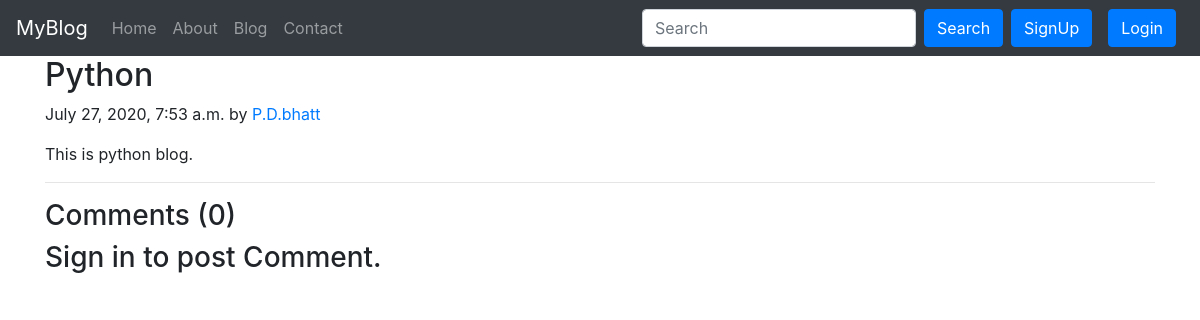
Page /blog/python on the committed database.
### blog/models.py (models this page shows, shortened)
class Post(models.Model):
	sno = models.AutoField(primary_key=True)
	title = models.CharField(max_length=30)
	author = models.CharField(max_length=20)
	content = models.TextField()
	slug = models.CharField(max_length=13)
	timeStamp = models.DateTimeField(blank=True)

### blog/views.py (the view)
# urls.py: path('<str:slug>', views.blogPost, name='blogPost')
def blogPost(request,slug):
	post = Post.objects.filter(slug=slug).first()
	comments = BlogComment.objects.filter(post = post,parent =None)
	replies = BlogComment.objects.filter(post = post).exclude(parent=None)
	replyDict = {}
	for reply in replies :
		if reply.parent.sno not in replyDict.keys():
			replyDict[reply.parent.sno] = reply
		else:
			replyDict[reply.parent.sno].append(reply)
	context = {'post':post,'comments':comments,'user':request.user,'replyDict':replyDict}
	return render(request,'blog/blogpost.html',context)

### templates/blog/blogpost.html (shortened to what this page needs)
{% extends 'basic.html' %}
{% block body %}
{% load humanize %}
<div class="container">
        <h2 class="blog-post-title">{{post.title}}</h2>
        <p class="blog-post-meta">{{post.timeStamp}} by <a href="/about">{{post.author}}</a></p>
        <p>{{post.content}}</p>
        <hr>
</div>
<div class="container">
	<H3>Comments ({{comments.count}})</H3>
	{% if user.is_authenticated %}
	<form action="/blog/postComment" method="post">
		{% csrf_token %}
		<div class="form-group my-3">
		<label>Post your Comment</label>
		<input type="text" class="form-control" name="comment" placeholder="Enter Comment" required>
		</div>
		<input type="hidden" name="postSno" value="{{post.sno}}">
		<input type="hidden" name="parentSno" value="">
		<button type="submit" class="btn btn-primary mx-1">Submit</button>
	</form>
	{% else %}
	<h3>Sign in to post Comment.</h3>
	{% endif %}
</div>
{% endblock body %}

### rows in the picture
Post: title "Python", timeStamp "July 27, 2020, 7:53 a.m.", author "P.D.bhatt", content "This is python blog."

### other values in the picture
{{ comments.count }} "0"
